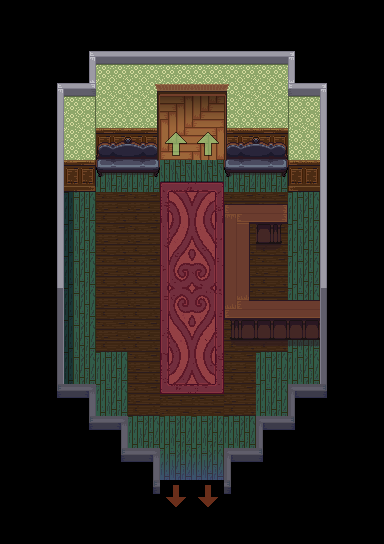

The image is a tile-based game level rendered from a .tmx file. Its description and complete source (layers, tilesets, objects, tile grids) follow:
An orthogonal 12x17 tile map with 32x32 px tiles, 3 tile layers (Ground & BG, Ground Details, Foreground 1), 8 tilesets, 1 image layer and 4 objects (exit-s, to-ht-main, Martin, bouncer).

<map version="1.11" tiledversion="1.11.2" orientation="orthogonal" renderorder="right-down" width="12" height="17" tilewidth="32" tileheight="32" infinite="0" nextlayerid="7" nextobjectid="6">
 <tileset firstgid="1" source="../../Assorted_LPC/lpc-floors/floors.tsx" />
 <tileset firstgid="2049" source="../../Assorted_LPC/lpc-walls/walls.tsx" />
 <tileset firstgid="8193" source="../../custom_tilesets/[A]BouncingArrows.tsx" />
 <tileset firstgid="8313" source="../../Assorted_LPC/lpc_objectspack/Objects/Furniture/[LPC]Sofas_Formal.tsx" />
 <tileset firstgid="8521" source="../../Assorted_LPC/lpc_objectspack/Objects/Furniture/Countertops.tsx" />
 <tileset firstgid="8557" source="../../custom_tilesets/scene_specific/happy-turtle-gift-shop.tsx" />
 <tileset firstgid="8749" source="../../[A]LightShadow_pipo.tsx" />
 <tileset firstgid="8837" source="../../[Town]VictorianDoorsWindows_LPC.tsx" />
 <imagelayer id="5" name="ref" offsetx="0" offsety="64">
  <image source="../../vtt-maps/happy-turtle-gift-shop.png" width="384" height="512" />
 </imagelayer>
 <layer id="1" name="Ground &amp; BG" width="12" height="17">
  <data encoding="csv">
8557,8557,8557,8557,8557,8557,8557,8557,8557,8557,8557,8557,
8557,8557,8582,8561,8561,8561,8561,8561,8561,8591,8557,8557,
8557,8582,8572,5270,5270,5270,5270,5270,5270,8577,8591,8557,
8557,8594,5271,5334,5335,1187,1188,5333,5334,5269,8603,8557,
8557,8594,5335,5398,5399,1219,1220,5397,5398,5333,8603,8557,
8557,8594,5399,1514,1514,1073750530,1073750531,1514,1514,5397,8603,8557,
8557,8594,8643,1417,1417,1073750518,1073750519,1417,1417,1514,8603,8557,
8557,8594,8643,1417,1417,1073750506,1073750507,1417,1417,1514,8603,8557,
8557,8594,8643,1417,1417,1073750494,1073750495,1417,1417,1514,8603,8557,
8557,8678,8643,1417,1417,1073750482,1073750483,1417,1417,1514,8675,8557,
8557,8678,8643,1417,1417,1073750470,1073750471,1417,1417,1514,8675,8557,
8557,8678,8631,1514,1417,1073750458,1073750459,1417,1514,1514,8675,8557,
8557,8702,8717,1514,1417,1073750446,1073750447,1417,1514,8720,8711,8557,
8557,8557,8702,8717,1514,1514,1514,1514,8720,8711,8557,8557,
8557,8557,8557,8702,8717,1514,1514,8720,8711,8557,8557,8557,
8557,8557,8557,8557,8702,8557,8557,8711,8557,8557,8557,8557,
8557,8557,8557,8557,8557,8557,8557,8557,8557,8557,8557,8557
</data>
 </layer>
 <layer id="6" name="Ground Details" width="12" height="17">
  <data encoding="csv">
0,0,0,0,0,0,0,0,0,0,0,0,
0,0,0,0,0,0,0,0,0,0,0,0,
0,0,0,0,0,0,0,0,0,0,0,0,
0,0,0,0,0,8762,8762,0,0,0,0,0,
0,0,0,8323,8324,8208,8208,8323,8324,0,0,0,
0,0,0,8339,8340,0,0,8339,8340,0,0,0,
0,0,0,0,0,0,0,8529,8550,0,0,0,
0,0,0,0,0,0,0,8526,8556,0,0,0,
0,0,0,0,0,0,0,8526,0,0,0,0,
0,0,0,0,0,0,0,8541,8549,8549,0,0,
0,0,0,0,0,0,0,8554,8555,8555,0,0,
0,0,0,0,0,0,0,0,0,0,0,0,
0,0,0,0,0,0,0,0,0,0,0,0,
0,0,0,0,0,0,0,0,0,0,0,0,
0,0,0,0,0,0,0,0,0,0,0,0,
0,0,0,0,0,0,0,0,0,0,0,0,
0,0,0,0,0,0,0,0,0,0,0,0
</data>
 </layer>
 <layer id="2" name="Foreground 1" width="12" height="17">
  <data encoding="csv">
0,0,0,0,0,0,0,0,0,0,0,0,
0,0,0,0,0,0,0,0,0,0,0,0,
0,0,0,0,8863,8864,8864,8865,0,0,0,0,
0,0,0,0,8895,0,0,8897,0,0,0,0,
0,0,0,0,8895,0,0,8897,0,0,0,0,
0,0,0,0,0,0,0,0,0,0,0,0,
0,0,0,0,0,0,0,0,0,0,0,0,
0,0,0,0,0,0,0,0,0,0,0,0,
0,0,0,0,0,0,0,0,0,0,0,0,
0,0,0,0,0,0,0,0,0,0,0,0,
0,0,0,0,0,0,0,0,0,0,0,0,
0,0,0,0,0,0,0,0,0,0,0,0,
0,0,0,0,0,0,0,0,0,0,0,0,
0,0,0,0,0,0,0,0,0,0,0,0,
0,0,0,0,0,8825,8825,0,0,0,0,0,
0,0,0,0,0,8263,8263,0,0,0,0,0,
0,0,0,0,0,0,0,0,0,0,0,0
</data>
 </layer>
 <objectgroup id="3" name="Object Layer 1">
  <object id="1" name="exit-s" x="160" y="480" width="64" height="32">
   <properties>
    <property name="dest" value="" />
    <property name="destDir" value="d" />
    <property name="destPoint" value="to-happy-turtle" />
   </properties>
  </object>
  <object id="2" name="to-ht-main" x="160" y="128" width="64" height="32">
   <properties>
    <property name="dest" value="ht-f1" />
    <property name="destDir" value="u" />
    <property name="destPoint" value="exit-s" />
    <property name="landDir" value="d" />
   </properties>
  </object>
  <object id="3" name="Martin" x="256" y="256">
   <point />
  </object>
  <object id="5" name="bouncer" x="128" y="192">
   <point />
  </object>
 </objectgroup>
</map>
